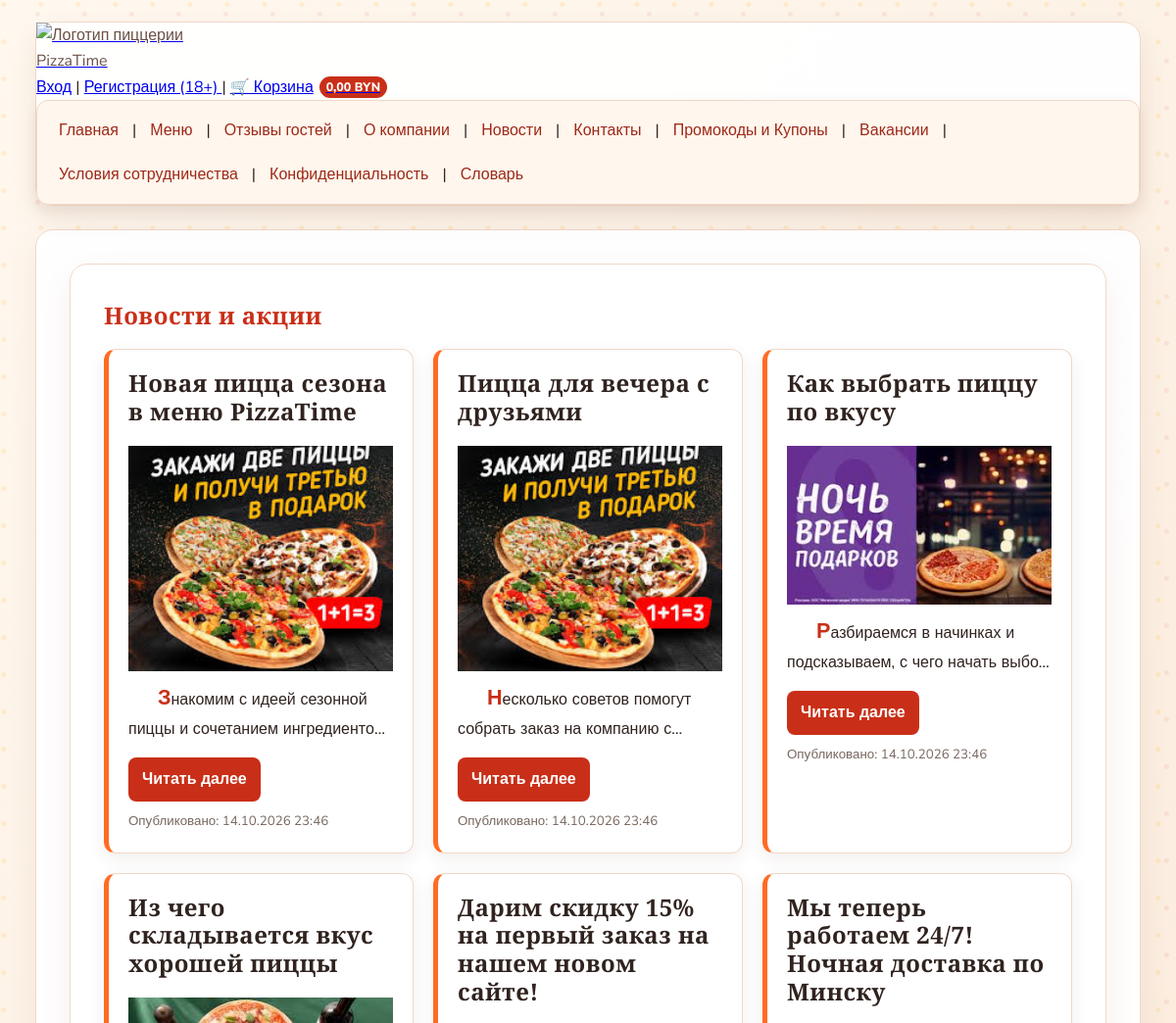
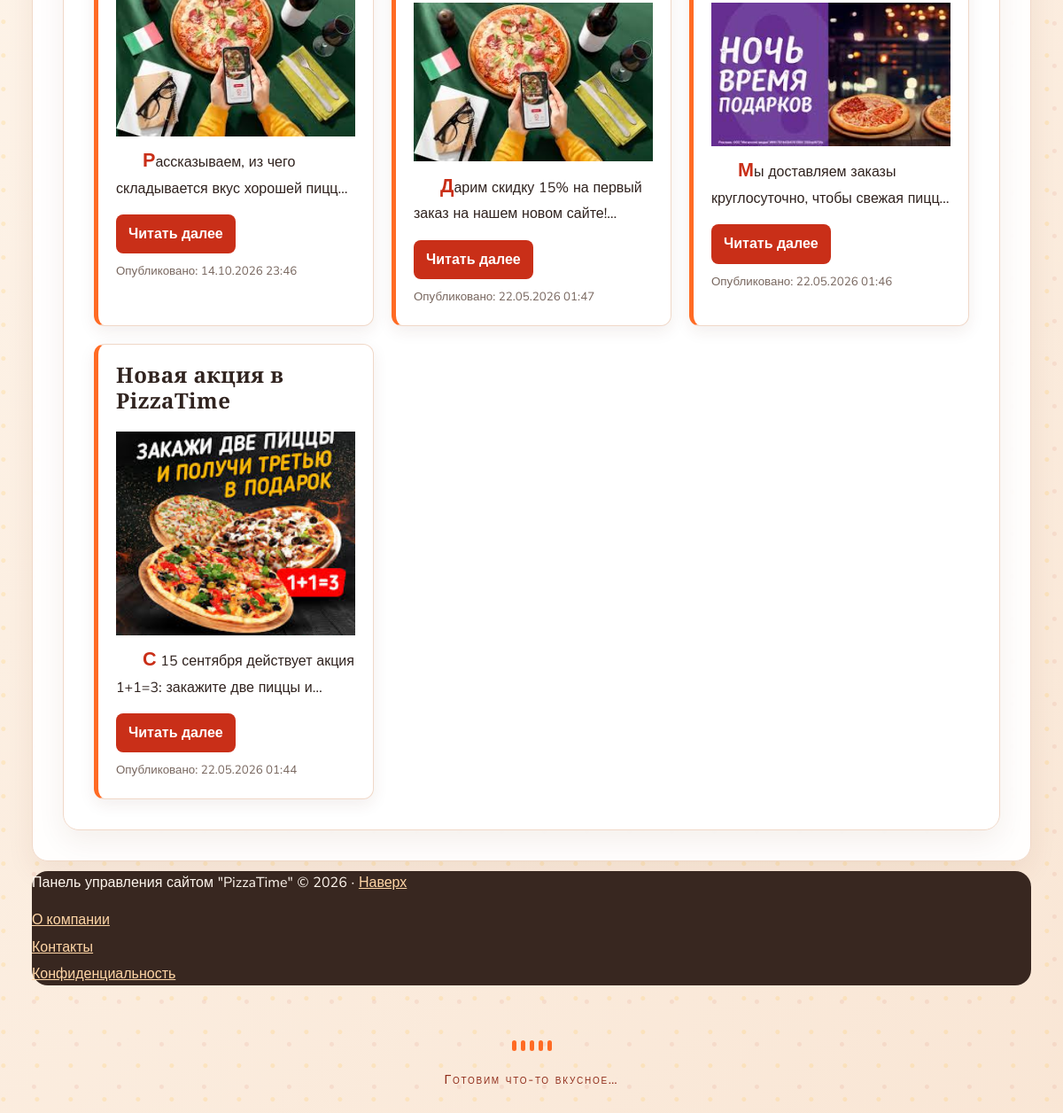
Page /news/ on the committed database (2 pictures, top to bottom).
### main/models.py (models this page shows, shortened)
class News(models.Model):
    title = models.CharField(max_length=200, verbose_name="Заголовок")
    text = models.TextField(verbose_name="Текст новости")
    short_text = models.CharField(max_length=300, default="", verbose_name="Краткое содержание")
    image = models.ImageField(upload_to='news_images/', blank=True, null=True, verbose_name="Изображение")
    created_at = models.DateTimeField(auto_now_add=True, verbose_name="Дата создания")
    class Meta:
        verbose_name = "Новость"
        verbose_name_plural = "Новости"
        ordering = ['-created_at'] # Сортировка: новые сверху

### main/views.py (the view)
# urls.py: path('news/', views.news_list, name='news_list'),
def news_list(request):
    return render(
        request,
        'main/news_list.html',
        {'news': News.objects.order_by('-created_at')[:7]}
    )

### main/context_processors.py (called while the page is built)
def cart_total(request):
    cart = request.session.get('cart', {})
    quantities = {}
    if isinstance(cart, dict):
        for item_id, quantity in cart.items():
            try:
                item_id = int(item_id)
                quantity = int(quantity)
            except (TypeError, ValueError):
                continue
            if item_id > 0 and quantity > 0:
                quantities[item_id] = quantity
    total = Decimal('0.00')
    for item in ServiceItem.objects.filter(id__in=quantities):
        total += item.price * quantities[item.id]
    return {'cart_total': total}

### main/templates/main/news_list.html (shortened to what this page needs)
{% extends 'base.html' %}
{% block content %}
<section class="content-block news-page">
    <h1>Новости и акции</h1>
    <div class="news-grid">
        {% for n in news %}
        <article class="news-card">
            <h2>{{ n.title }}</h2>
            {% if n.image %}<img src="{{ n.image.url }}" alt="{{ n.title }}">{% endif %}
            <p class="news-summary">{{ n.short_text }}</p>
            <a class="news-read-more" href="{% url 'news_detail' n.id %}">Читать далее</a>
            <small class="news-date">Опубликовано: {{ n.created_at|date:"d.m.Y H:i" }}</small>
        </article>
        {% empty %}<p>Пока новостей нет, но скоро они обязательно появятся!</p>{% endfor %}
    </div>
</section>
{% endblock %}

### main/static/main/css/site.css (style rules this page uses)
:root { --pizza-red: #c92f18; --pizza-orange: #ff6b24; --pizza-gold: #ffc857; --pizza-ink: #30231f; --pizza-paper: #fffaf4; --pizza-line: #f0d8c8; }
* { box-sizing: border-box; }
html { scroll-behavior: smooth; }
body { margin: 0; padding: 22px clamp(12px, 3vw, 42px); color: var(--pizza-ink); background-color: #fff3e7; background-image: radial-gradient(circle at 10% 12%, rgba(255, 200, 87, .22) 0 2px, transparent 3px), radial-gradient(circle at 80% 30%, rgba(201, 47, 24, .08) 0 2px, transparent 3px), linear-gradient(135deg, #fff8ef, #f9e6d5); background-size: 38px 38px, 48px 48px, auto; font-family: 'Nunito Sans', 'Trebuchet MS', Arial, sans-serif; font-size: 16px; line-height: 1.65; }
h1, h2, h3, h4 { font-family: 'Playfair Display', Georgia, 'Times New Roman', serif; line-height: 1.2; }
h1, h2 { letter-spacing: .02em; }
h2 { text-transform: capitalize; }
p { margin: .65em 0 1em; word-spacing: .04em; overflow-wrap: anywhere; }
.content-block p:first-of-type::first-letter { color: var(--pizza-red); font-size: 1.35em; font-weight: 800; }
.content-block p { text-indent: 30px; }
.content-block { background: rgba(255,255,255,.95) !important; border: 1px solid var(--pizza-line) !important; border-radius: 18px !important; padding: clamp(16px, 3vw, 34px) !important; box-shadow: 0 12px 32px rgba(100, 48, 20, .07); }
img[alt] { color: #6b5146; }
.content-block > h1, .content-block > h2 { color: var(--pizza-red); margin-top: .15em; }
.content-block article p { max-width: 78ch; }
.news-grid { display: grid !important; grid-template-columns: repeat(auto-fit, minmax(min(100%, 270px), 1fr)); align-items: stretch; gap: 20px; margin-top: 20px; }
.news-card { min-width: 0; padding: 20px; background: #fff; border: 1px solid var(--pizza-line); border-left: 5px solid var(--pizza-orange); border-radius: 12px; box-shadow: 0 6px 18px rgba(83,43,22,.08); }
.news-card h2, .news-card h3 { margin-top: 0; text-transform: none; }
.news-card img { display: block; width: 100%; max-height: 230px; object-fit: cover; }
.news-summary { display: -webkit-box; overflow: hidden !important; -webkit-box-orient: vertical; -webkit-line-clamp: 2; line-clamp: 2; text-overflow: ellipsis; }
.news-read-more { display: inline-block; padding: 9px 14px; border-radius: 8px; color: #fff !important; background: var(--pizza-red); text-decoration: none; font-weight: 800; }
.news-date { display: block; margin-top: 10px; color: #78675f; }

### rows in the picture
News: title "Новая пицца сезона в меню PizzaTime", image (picture), short_text "Знакомим с идеей сезонной пиццы и сочетанием…", created_at "14.10.2026 23:46"
News: title "Пицца для вечера с друзьями", image (picture), short_text "Несколько советов помогут собрать заказ на компанию…", created_at "14.10.2026 23:46"
News: title "Как выбрать пиццу по вкусу", image (picture), short_text "Разбираемся в начинках и подсказываем, с чего начать…", created_at "14.10.2026 23:46"
News: title "Из чего складывается вкус хорошей пиццы", image (picture), short_text "Рассказываем, из чего складывается вкус хорошей…", created_at "14.10.2026 23:46"
News: title "Дарим скидку 15% на первый заказ на нашем новом сайте!", image (picture), short_text "Дарим скидку 15% на первый заказ на нашем новом…", created_at "22.05.2026 01:47"
News: title "Мы теперь работаем 24/7! Ночная доставка по Минску", image (picture), short_text "Мы доставляем заказы круглосуточно, чтобы свежая…", created_at "22.05.2026 01:46"
News: title "Новая акция в PizzaTime", image (picture), short_text "С 15 сентября действует акция 1+1=3: закажите две пиццы…", created_at "22.05.2026 01:44"

### other values in the picture
{{ cart_total|floatformat:2 }} "0,00"
